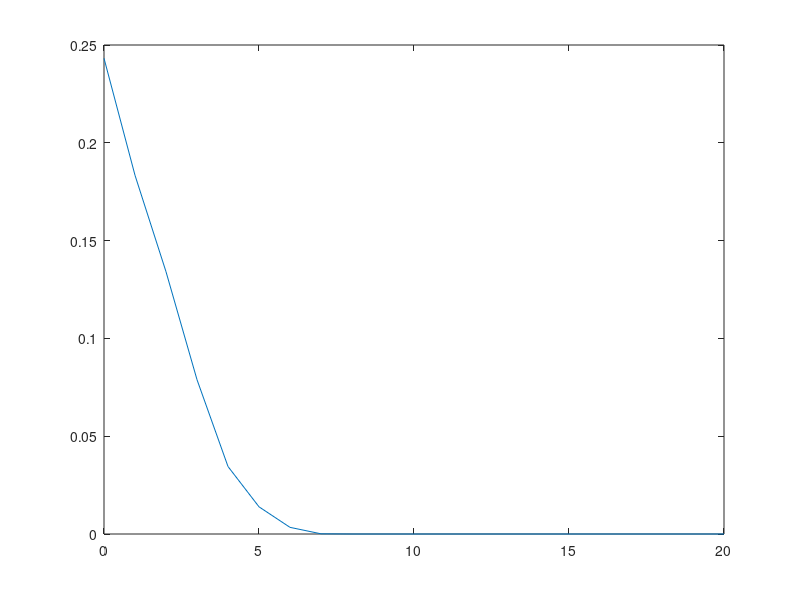

MATLAB code to generate this figure:
clc
close all
clear all

data = randi([0 1],1,10^4);
for i=1:length(data)
    if data(i)==0
        s(i,:) = [1,0];
    else
        s(i,:) = [0,1];
    end
end

snr = 0:1:20;
p = 1./(10.^(snr/10));

for i=1:length(snr)
    Noise(:,:,i) = p(i)*randn(length(data),2);
end

for i=1:length(snr)
    Y(:,:,i) = s+Noise(:,:,i);
end

for i=1:length(data)
    for j=1:length(snr)
        if Y(i,1,j)>=Y(i,2,j)
            out(i,1,j) = 0;
        else
            out(i,1,j) = 1;
        end
    end
end
data = data';
for i=1:length(snr)
    count=0;
    for j=1:length(data)
        if out(j,1,i) ~= data(j)
            count = count+1;
        end
    end
    ber(i) = count/length(data);
end

plot(snr,ber)
